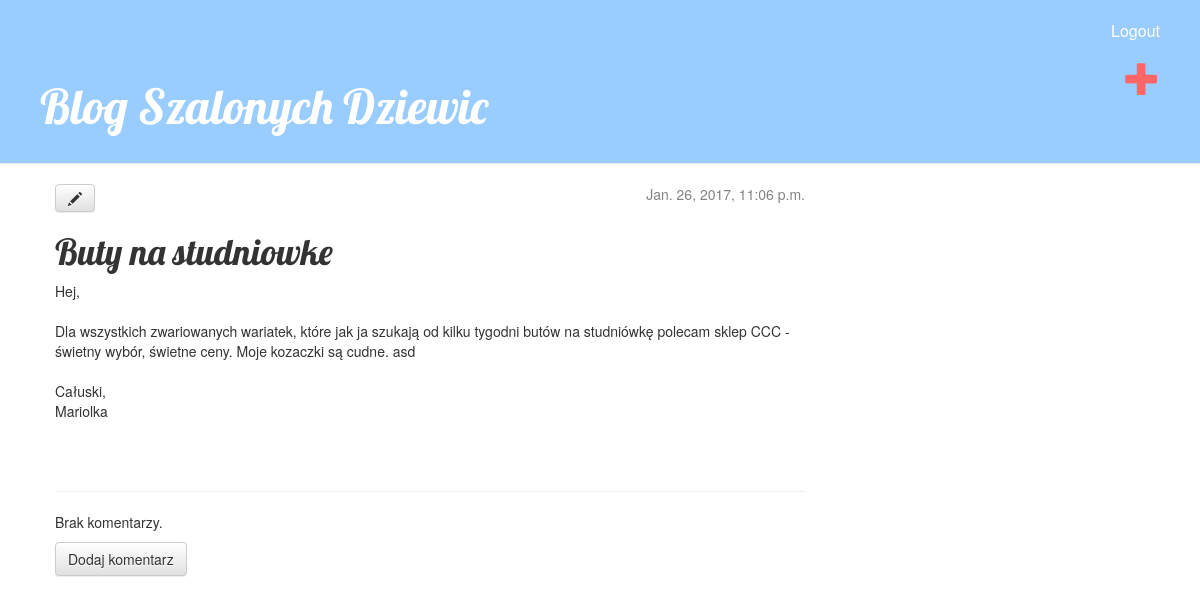
Screenshot of /post/3/ (signed in) with the database file from the repository.
### blog/models.py (models this page shows, shortened)
class Post(models.Model):
    author = models.ForeignKey('auth.User')
    title = models.CharField(max_length=200)
    text = models.TextField()
    created_date = models.DateTimeField(
            default=timezone.now)
    published_date = models.DateTimeField(
            blank=True, null=True)
    image = models.FileField(null=True, blank=True)

### blog/views.py (the view)
# urls.py: url(r'^post/(?P<pk>[0-9]+)/$', views.post_detail, name='post_detail'),
@login_required
def post_detail(request, pk):
    if request.user.is_authenticated:
        post = get_object_or_404(Post, pk=pk)
        return render(request, 'blog/post_detail.html', {'post': post})
    else:
        return redirect('post_detail')

### blog/templates/blog/post_detail.html (shortened to what this page needs)
{% extends 'blog/base.html' %}
{% block content %}
    <div class="post">
        {% if post.published_date %}
            <div class="date">
                {{ post.published_date }}
            </div>
        {% endif %}
        {% if request.user.groups.all.0.name == 'Redaktorzy' or request.user.username == 'admin' %}
        <a class="btn btn-default" href="{% url 'post_edit' pk=post.pk %}"><span class="glyphicon glyphicon-pencil"></span></a>
        {% endif %}
        <h1>{{ post.title }}</h1>
        <p>{{ post.text|linebreaksbr }}</p>
    </div>
<hr>
{% for comment in post.comments.all %}
    {% if user.is_authenticated or comment.approved_comment %}
    {% if request.user.groups.all.0.name == 'Redaktorzy' or request.user.username == 'admin' %}
    <div class="comment">
        <div class="date">
            {{ comment.created_date }}
            {% if not comment.approved_comment %}
                <a class="btn btn-default" href="{% url 'comment_remove' pk=comment.pk %}"><span class="glyphicon glyphicon-remove"></span></a>
                <a class="btn btn-default" href="{% url 'comment_approve' pk=comment.pk %}"><span class="glyphicon glyphicon-ok"></span></a>
            {% endif %}
        </div>
        <strong>{{ comment.author }}</strong>
        <p>{{ comment.text|linebreaks }}</p>
    </div>
    {% elif not comment.approved_comment %}
    {% else %}
        <div class="comment">
        <div class="date">
            {{ comment.created_date }}
            {% if not comment.approved_comment %}
                <a class="btn btn-default" href="{% url 'comment_remove' pk=comment.pk %}"><span class="glyphicon glyphicon-remove"></span></a>
                <a class="btn btn-default" href="{% url 'comment_approve' pk=comment.pk %}"><span class="glyphicon glyphicon-ok"></span></a>
            {% endif %}
        </div>
        <strong>{{ comment.author }}</strong>
        <p>{{ comment.text|linebreaks }}</p>
        </div>
    {% endif %}
    {% endif %}
{% empty %}
    <p>Brak komentarzy.</p>
{% endfor %}
<a class="btn btn-default" href="{% url 'add_comment_to_post' pk=post.pk %}">Dodaj komentarz</a>
{% endblock %}

### static/css/blog.css (style rules this page uses)
h1, h2, h3, h4 { font-family: 'Lobster', cursive; }
.date { float: right; color: #828282; }
.post { margin-bottom: 70px; }

### rows the page displays
Post: published_date "Jan. 26, 2017, 11:06 p.m.", title "Buty na studniowke", text "Hej, Dla wszystkich zwariowanych wariatek, które jak ja szukają od kilku tygodni butów na studniówkę polecam sklep CCC - świetny wybór, świetne ceny. Moje kozaczki są cudne. asd Całuski, Mariolka"
